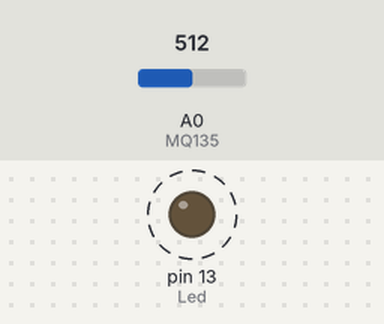
The sketch below on a simulated Arduino Uno, built with avr-gcc and run on an emulated ATmega328P. Parts: output pins drawn as LEDs (lit = HIGH). Dashed ring = blinking. Inputs (shaded band) come from the test bench; at power-on: A0 (MQ135) = 512. What the sketch prints to the serial monitor is not drawn.

Above: at 1.8 s.
1.9 s: A0 (MQ135) set to 692
5.4 s: A0 (MQ135) set to 717
At 6.5 s:
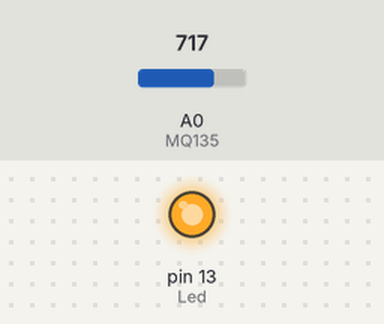
8.9 s: A0 (MQ135) set to 190
At 11.9 s:
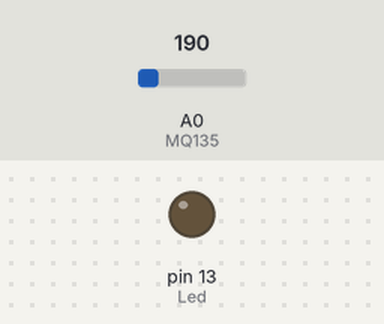
Timing chart, 0 to 19.0 s (numbered marks = the images above; inputs shaded):
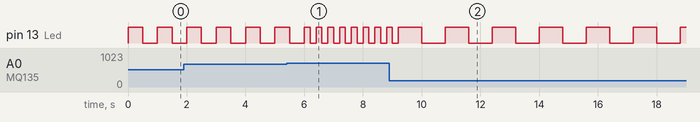

The sketch:

bai3.ino
```cpp
int Led=13;
int MQ135=A0;


void setup() {
  pinMode(Led, OUTPUT);
  pinMode(MQ135, INPUT);
  Serial.begin(9600);
}

void Blink(int speed){

  digitalWrite(Led,1);
  delay(speed);
  digitalWrite(Led,0);
  delay(speed);
}

void loop() {
  int value=analogRead(MQ135);
  if (value<=200)
  {
    Blink(800);
    Serial.println(value);
    Serial.println("Chậm");
  }
  else if (value<=700)
  {
    Blink(500);
    Serial.println(value);
    Serial.println("Trung bình");
  }
  else
  {
    Blink(200);
    Serial.println(value);
    Serial.println("Nhanh");
  }
}
```

Measured:
- the behaviour switches between 700 and 701 on A0 (MQ135) (found by bisection; images 0 and 1)
- by itself, pin 13 (Led): repeats every 1.6 s: HIGH 0.80 s, LOW 0.80 s
